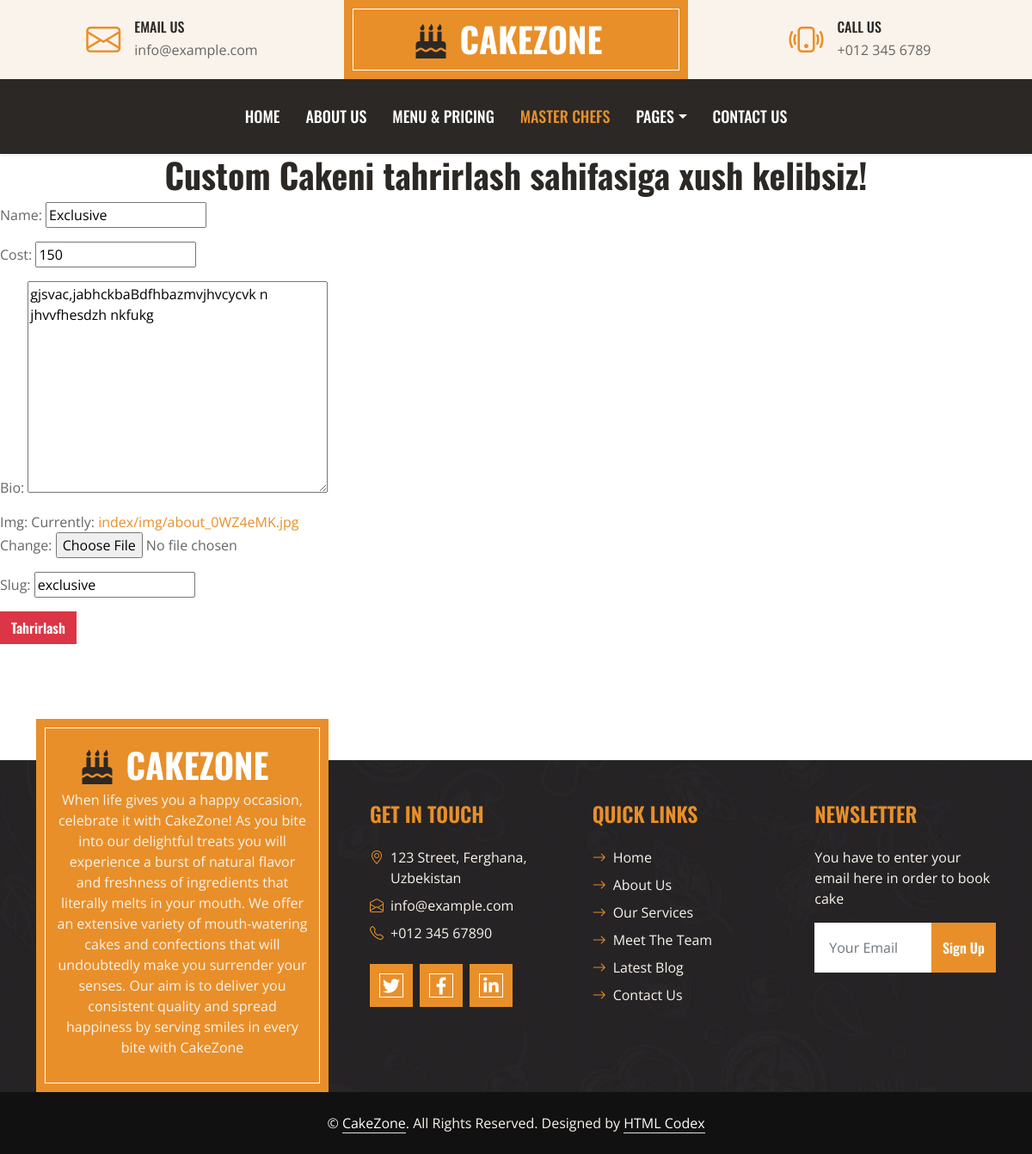
Screenshot of /custom/edit/exclusive/ with the database file from the repository.
### logic/models.py (models this page shows, shortened)
class Custom(models.Model):
    name = models.CharField(max_length=250)
    cost = models.IntegerField()
    bio = models.TextField()
    img = models.ImageField(upload_to='index/img')
    slug = models.SlugField(max_length=200)

### logic/views.py (the view)
# urls.py: path('custom/edit/<slug>/', customUpdateView.as_view(), name="customUpdateView"),
class customUpdateView(UpdateView):
    model = Custom
    fields = "__all__"
    template_name = "custom/customEdit.html"

### templates/custom/customEdit.html
{% extends 'base.html' %}
{% block content %}
<h1 class="text-center">Custom Cakeni tahrirlash sahifasiga xush kelibsiz!</h1>
<form method="post" enctype="multipart/form-data">{%csrf_token%}
    {{form.as_p}}
    <button type="submit" class="btn btn-danger">Tahrirlash</button>
</form>
{% endblock content %}

### static/css/style.css (style rules this page uses)
:root { --primary: #E88F2A; --secondary: #FAF3EB; --light: #FFFFFF; --dark: #2B2825; }
h1, h2, .font-weight-bold { font-weight: 700 !important; }
.btn { font-family: 'Oswald', sans-serif; font-weight: 600; transition: .5s; }

### rows the page displays
Custom: name "Exclusive", cost "150", bio "gjsvac,jabhckbaBdfhbazmvjhvcycvk n jhvvfhesdzh nkfukg", slug "exclusive"
